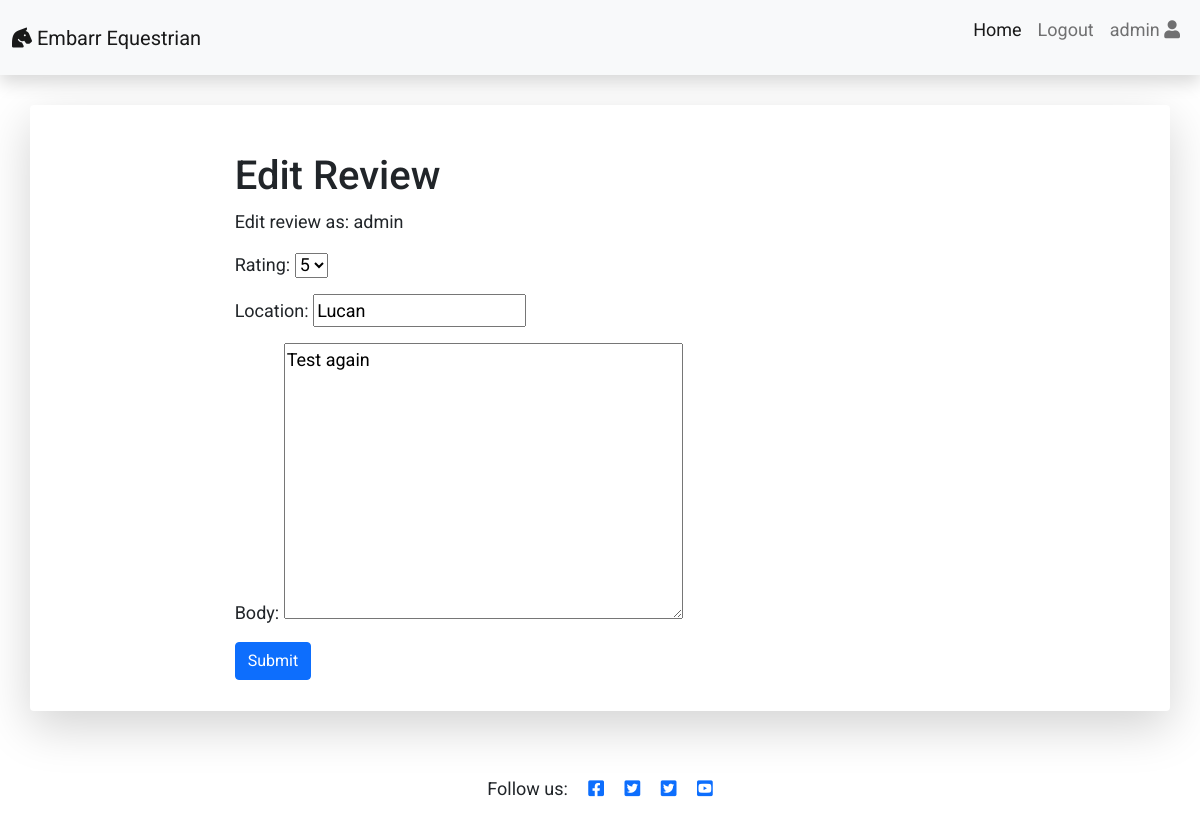
Page /edit_review/3 (signed in) on the earlier database version.
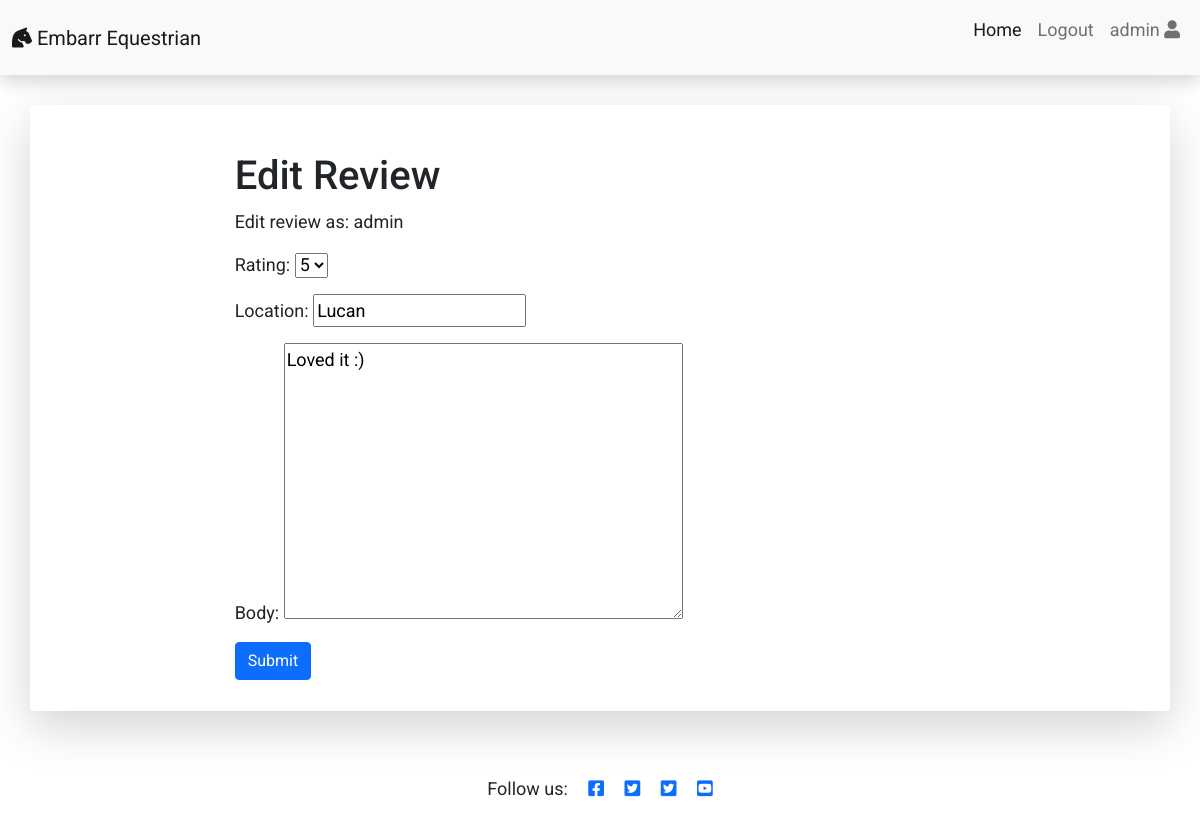
Same page on the later database version.
### Reviews/models.py (models this page shows, shortened)
class Review(models.Model):
    RATING_CHOICES = (
        (1, '1'),
        (2, '2'),
        (3, '3'),
        (4, '4'),
        (5, '5'),
    )
    post = models.ForeignKey(Post, on_delete=models.CASCADE,
                             related_name='reviews')
    name = models.CharField(max_length=80)
    location = models.CharField(max_length=80, default='e.g Dublin')
    email = models.EmailField()
    body = models.TextField()
    rating = models.IntegerField(choices=RATING_CHOICES, default='5 stars')
    created_on = models.DateTimeField(auto_now_add=True)
    approved = models.BooleanField(default=False)
    active = models.BooleanField(default=False)
    class Meta:
        ordering = ['created_on']

### Reviews/views.py (the view)
# urls.py: path('edit_review/<int:pk>', views.EditReview.as_view(),
class EditReview(LoginRequiredMixin, SuccessMessageMixin, UpdateView):
    model = Review
    template_name = 'edit_review.html'
    form_class = ReviewForm
    success_message = 'Your Review was updated'

### Reviews/forms.py
class ReviewForm(forms.ModelForm):
    class Meta:
        model = Review
        fields = ('rating', 'location', 'body')

### templates/edit_review.html
{% extends 'base.html' %} {% load static %} {% block content %}
<div class="container shadow-lg p-3 mb-5 bg-body rounded">
  <div class="row">
    <div class="col-md-8 mt-3 offset-md-2">
      <h1 class="title">Edit Review</h1>
      <p>Edit review as: {{ user.username | slice:":10" }}</p>
      <form method="post" enctype="multipart/form-data"> {% csrf_token %} {{ form.as_p }}
        <button class="btn btn-primary  btn-md" type="submit" value="Save">Submit</button>
      </form>
    </div>
  </div>
</div> {% endblock content %}

### templates/base.html (shortened to what this page needs)
{% load static %}
<!DOCTYPE html>
<html>
  <head>
    <link rel="stylesheet" href="https://cdnjs.cloudflare.com/ajax/libs/font-awesome/5.15.3/css/all.min.css">
    <link href="https://cdn.jsdelivr.net/npm/bootstrap@5.0.1/dist/css/bootstrap.min.css" rel="stylesheet">
    <link rel="stylesheet" href="{% static 'css/style.css' %}">
  </head>
  <body>
    <nav class="navbar navbar-expand-lg navbar-light bg-light shadow">
      <div class="container-fluid">
        <a class="navbar-brand" href="{% url 'home' %}">
          <i class="fas fa-horse-head"></i> Embarr Equestrian </a>
        <div class="collapse navbar-collapse justify-content-end" id="navbarResponsive">
          <ul class="navbar-nav">
            <li class="nav-item text-black">
              <a class="nav-link active text-black font-weight-bold" href="{% url 'home' %}">Home</a>
            </li> {% if user.is_authenticated %} <li class="nav-item text-black">
              <a class="nav-link text-black font-weight-bold" href="{% url 'account_logout' %}">Logout</a>
            </li>
            <li class="nav-item text-black">
              <a class="nav-link text-black font-weight-bold" href="{% url 'profile' %}">
                <p>{{ user.username | slice:":10" }}
                  <i class="fa fa-user" aria-hidden="true"></i>
                </p>
              </a>
            </li> {% endif %}
          </ul>
        </div>
      </div>
    </nav>
     {% block content %}{% endblock content %}
    <footer class="footer mt-auto py-3 dark-bg">
      <p class="m-0 text-center text-grey">Follow us:
        <a href="https://www.facebook.com/" target="_blank" rel="noopener" aria-label="Go to the facebook Embarr Equestrian page"><i class="fab fa-facebook-square ms-3" ></i></a>
        <a href="https://www.twitter.com/" target="_blank" rel="noopener" aria-label="Go to the Twitter Embarr Equestrian page"><i class="fab fa-twitter-square ms-3"></i></a>
        <a href="https://www.instagram.com/" target="_blank" rel="noopener" aria-label="Go to the instagram Embarr Equestrian Page"><i class="fab fa-twitter-square ms-3"></i></a>
        <a href="https://www.youtube.com/" target="_blank" rel="noopener" aria-label="Go to the youtube Embarr Equestrian Page"><i class="fab fa-youtube-square ms-3"></i></a>
      </p>
    </footer>
  </body>
</html>

### static/css/style.css (style rules this page uses)
body { font-family: "Roboto", sans-serif; font-size: 18px; background-color:#fff; }
.row { margin-top: 15px; margin-bottom: 15px; }
.shadow { box-shadow: 0 4px 2px -2px rgba(0, 0, 0, 0.1); }

Differences in the rows shown:
changed Review "Lucan": body "Test again" → "Loved it :)"
